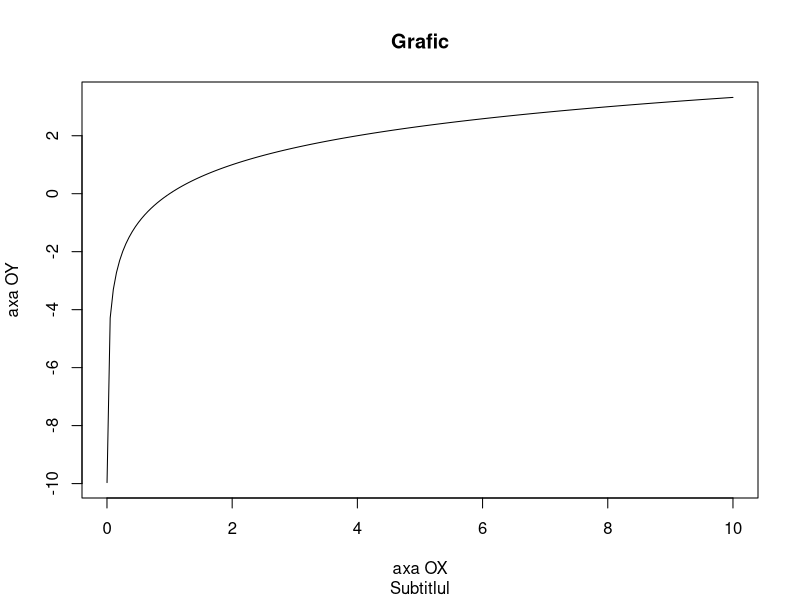
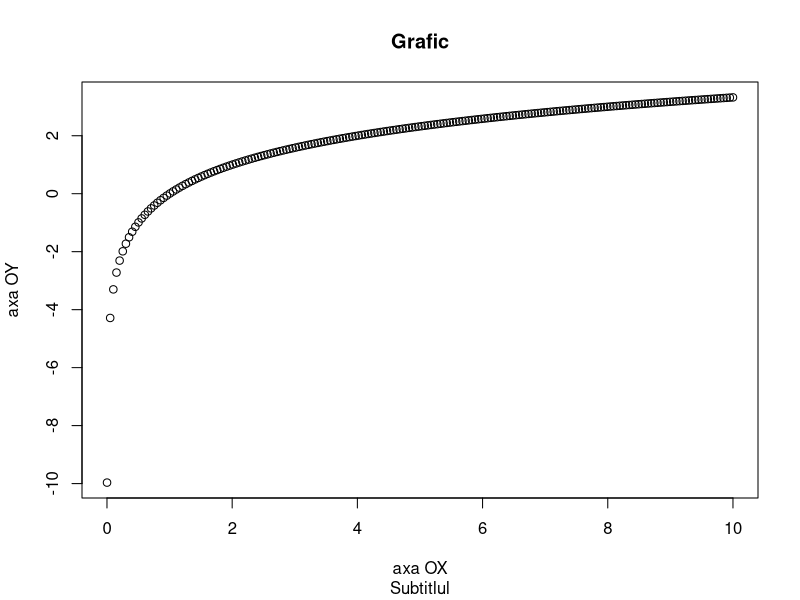
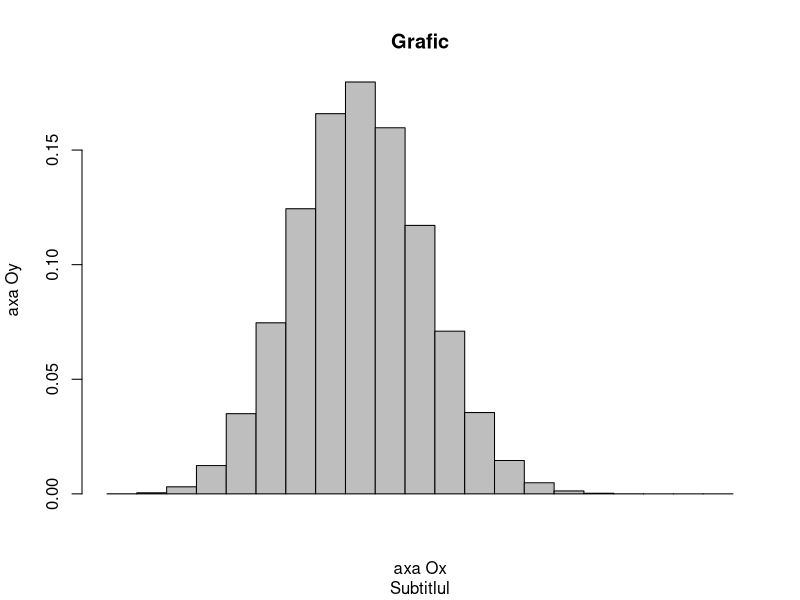
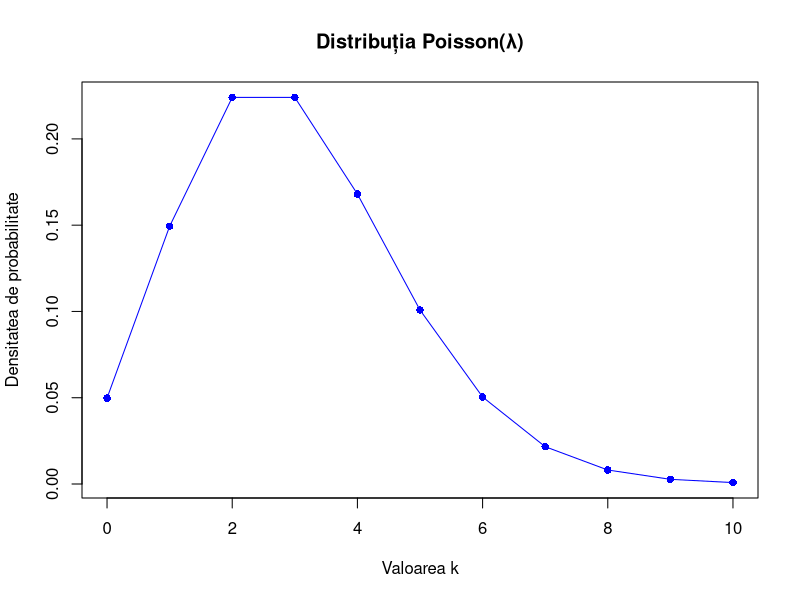
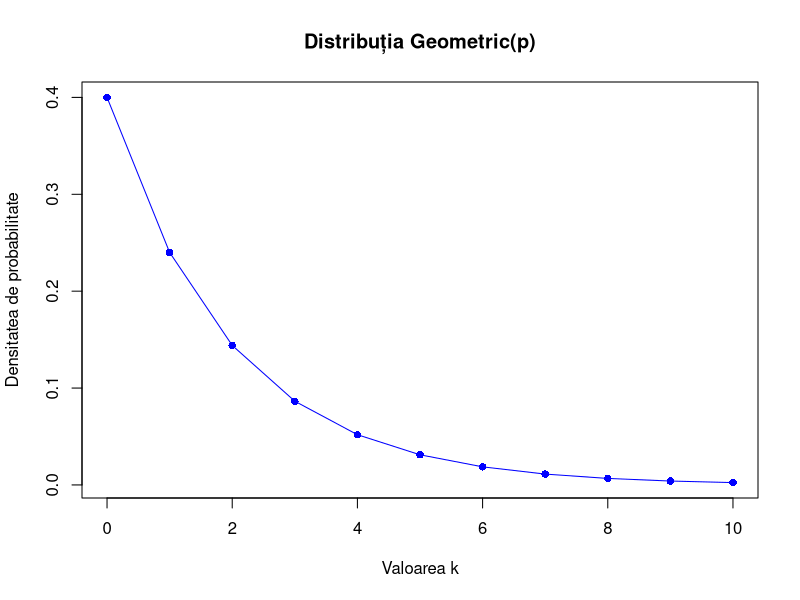
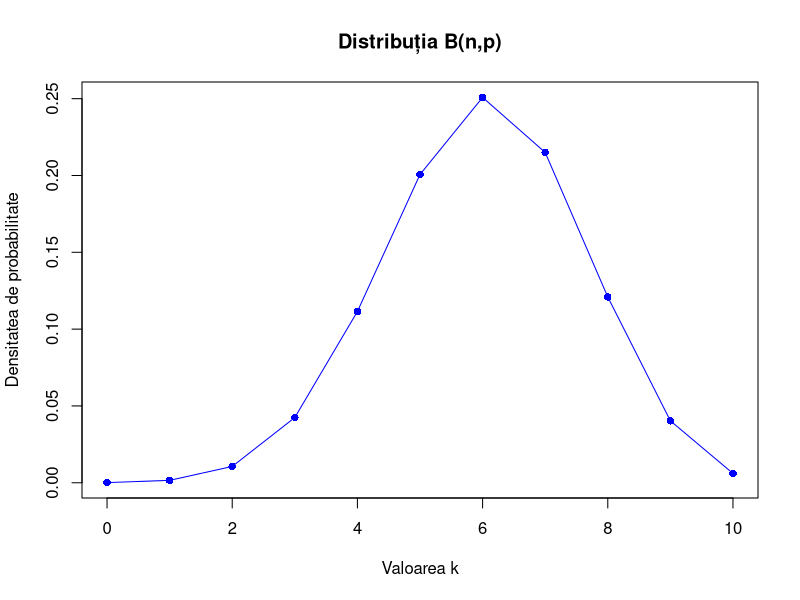
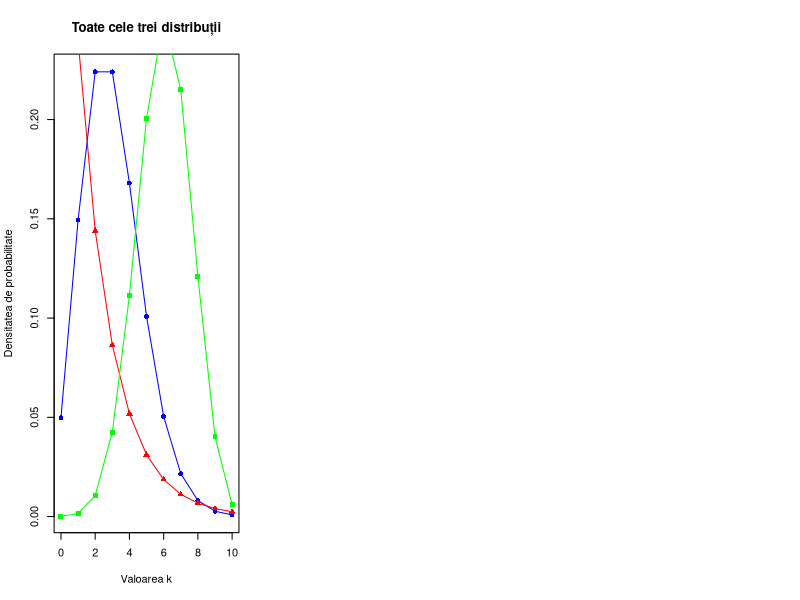

Generate these figures, in order, with R: (Note: this script raises an error after producing the figures.)
library(ggplot2)

#------------------

a=10
b=15
sum(a,b)
log(a,b)
c=2
a^c

#-------------------

x=c(1,2,3,4,5,6)
x[2:5]
x[-4]
x^2
y=c(1,1,1,1,1,1)
x+y
length(y)
z=c(4,2,3,1,5)
sort(z)

#-------------------

x=seq(0.001, 10, length=200)
y=log2(x)
plot(x,y,type ="l", main="Grafic", sub="Subtitlul",xlab = "axa OX",ylab="axa OY")

x=seq(0.001, 10, length=200)
y=log2(x)
plot(x,y,type ="p", main="Grafic", sub="Subtitlul",xlab = "axa OX",ylab="axa OY")

n = 20
x = seq(0,n,1) #x contine valorile de la 0 la 20
y = dbinom(x,n,0.4)
barplot(y, space = 0, main="Grafic", sub = "Subtitlul", xlab ="axa Ox", ylab = "axa Oy")

#------------------

# Generam valorile pentru distribuția Poisson(λ) cu λ = 3 și k = 0, 1, 2, ..., 10
lambda = 3
k = 0:10
poisson = dpois(k, lambda)

# Creăm graficul
plot(k, poisson, type = "o", pch = 16, col = "blue", 
     xlab = "Valoarea k", ylab = "Densitatea de probabilitate",
     main = "Distribuția Poisson(λ)")

#---------------------

# Generăm valorile pentru distribuția Geometric(p) cu p = 0.4 și k = 0, 1, 2, ..., 10
p = 0.4
k = 0:10
geometric = dgeom(k, p)

# Creăm graficul
plot(k, geometric, type = "o", pch = 16, col = "blue", 
     xlab = "Valoarea k", ylab = "Densitatea de probabilitate",
     main = "Distribuția Geometric(p)")

#-------------------------

# Generăm valorile pentru distribuția B(n,p) cu n = 10, p = 0.6 și k = 0, 1, 2, ..., 10
n = 10
p = 0.6
k = 0:10
binomial = dbinom(k, n, p)

# Creăm graficul
plot(k, binomial, type = "o", pch = 16, col = "blue", 
     xlab = "Valoarea k", ylab = "Densitatea de probabilitate",
     main = "Distribuția B(n,p)")




#------------------------------
# a)

# Setăm dimensiunea și marimea graficului global
par(mfrow = c(1,3), mar = c(5, 4, 4, 2) + 0.1)

#LEGENDA: Poisson -> blue; Geometric -> red; B -> green;

# Generăm valorile pentru distribuția Poisson(λ) cu λ = 3 și k = 0, 1, 2, ..., 10
lambda = 3
k = 0:10
poisson = dpois(k, lambda)

# Adăugăm distribuția Poisson la grafic
plot(k, poisson, type = "o", pch = 16, col = "blue", 
     xlab = "Valoarea k", ylab = "Densitatea de probabilitate",
     main = "Toate cele trei distribuții")

# Generăm valorile pentru distribuția Geometric(p) cu p = 0.4 și k = 0, 1, 2, ..., 10
p = 0.4
geometric = dgeom(k, p)

# Adăugăm distribuția Geometric la grafic
lines(k, geometric, type = "o", pch = 17, col = "red")

# Generăm valorile pentru distribuția B(n,p) cu n = 10, p = 0.6 și k = 0, 1, 2, ..., 10
n = 10
p = 0.6
binomial = dbinom(k, n, p)

# Adăugăm distribuția B(n,p) la grafic
lines(k, binomial, type = "o", pch = 15, col = "green")


#------------------------------
# b)

# Setam probabilitatea de succes
p <- 0.3

# Probabilitatea ca variabila aleatoare sa fie impara
p_impar <- 1 / (2 - p)
print(p_impar)

# Probabilitatea ca variabila aleatoare sa fie mai mare sau egala cu 4
p_mai_mare_sau_egal_4 = dgeom(3, p, lower.tail = FALSE)
print(p_mai_mare_sau_egal_4)

# Probabilitatea ca variabila aleatoare sa fie mai mica sau egala cu 20
p_mai_mica_sau_egal_20 = pgeom(20, p, lower.tail = TRUE)
print(p_mai_mica_sau_egal_20)

#------------------------------
# c)

#mamma mia


#-----------------------------
